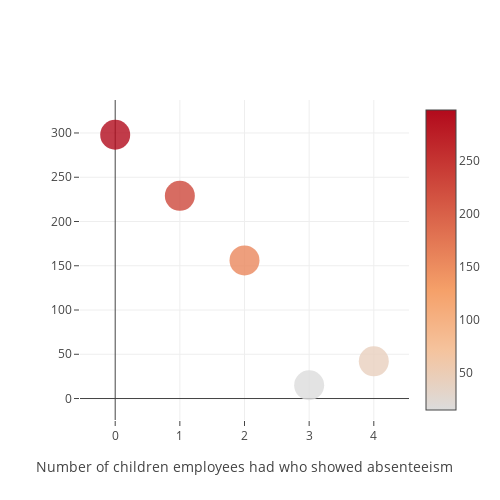

Write notebook code for a chart like this one.
### Markdown cell above
Below are the interactive plots showing the relationship between number of absenteeism cases and employees' children and pets respectively. Most of the employees who showed absenteeism did not have children or owned pets.

### Code cell
def get_plot_data(dependent):
    plot_data =  [{
        'x': pd.Series.sort_index(dependent.value_counts()).index,
        'y': np.array(pd.Series.sort_index(dependent.value_counts()),dtype=pd.Series),
        #'hovertext':np.array(pd.Series.sort_index(dependent.value_counts()),dtype=pd.Series),
        'mode': 'markers',
        'marker': {
            'color': np.array(pd.Series.sort_index(dependent.value_counts()),dtype=pd.Series),
            'opacity':0.8,
            'size': 30,
            'showscale': True,
        }
    }]
    return plot_data
layout = go.Layout(
    autosize=False,
    width=500,
    height=500,
    xaxis=dict(
        title='Number of children employees had who showed absenteeism',
        tickmode='linear',
        ticks='outside',
        dtick=1
    ),
    yaxis=dict(
        ticks='outside'
    )
)
fig = go.Figure(data=get_plot_data(data['Son']), layout=layout)
iplot(fig)

### Figure 1 — Plotly figure (JSON) as saved in the notebook; plotly's stock layout.template omitted (floating-point values rounded to 4 significant figures)
{"data": [{"marker": {"color": [298, 229, 156, 15, 42], "opacity": 0.8, "showscale": true, "size": 30}, "mode": "markers", "type": "scatter", "uid": "dd6943a2-4e6b-4545-908c-cd27e3aa49cc", "x": [0, 1, 2, 3, 4], "y": [298, 229, 156, 15, 42]}], "layout": {"autosize": false, "height": 500, "width": 500, "xaxis": {"dtick": 1, "tickmode": "linear", "ticks": "outside", "title": {"text": "Number of children employees had who showed absenteeism"}}, "yaxis": {"ticks": "outside"}}}
